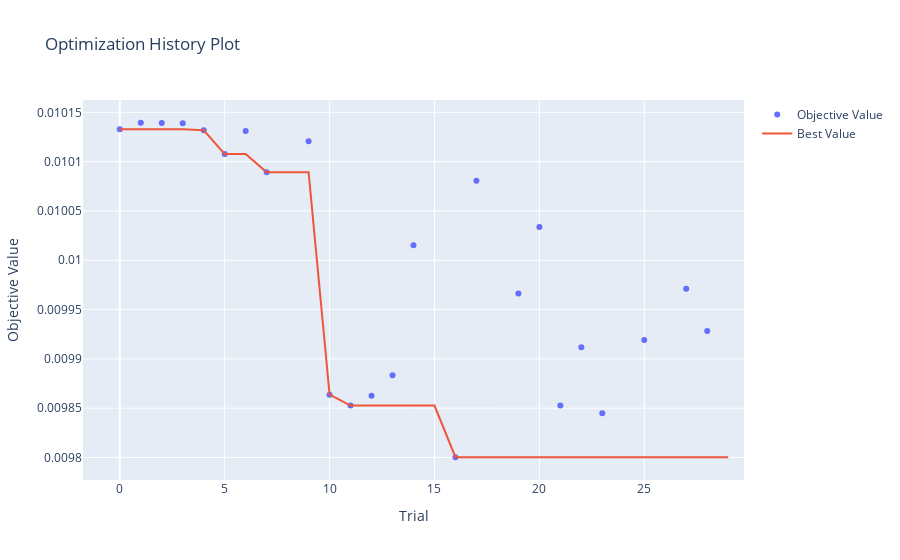
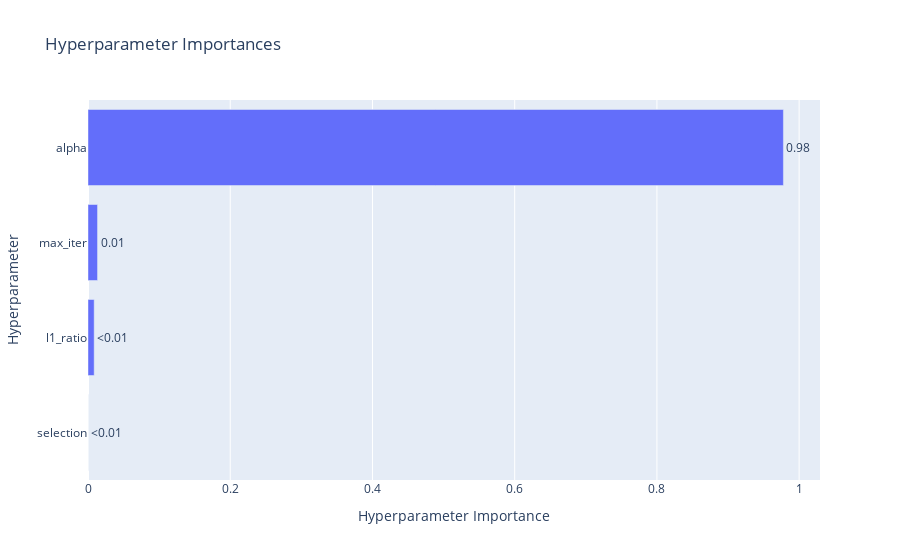
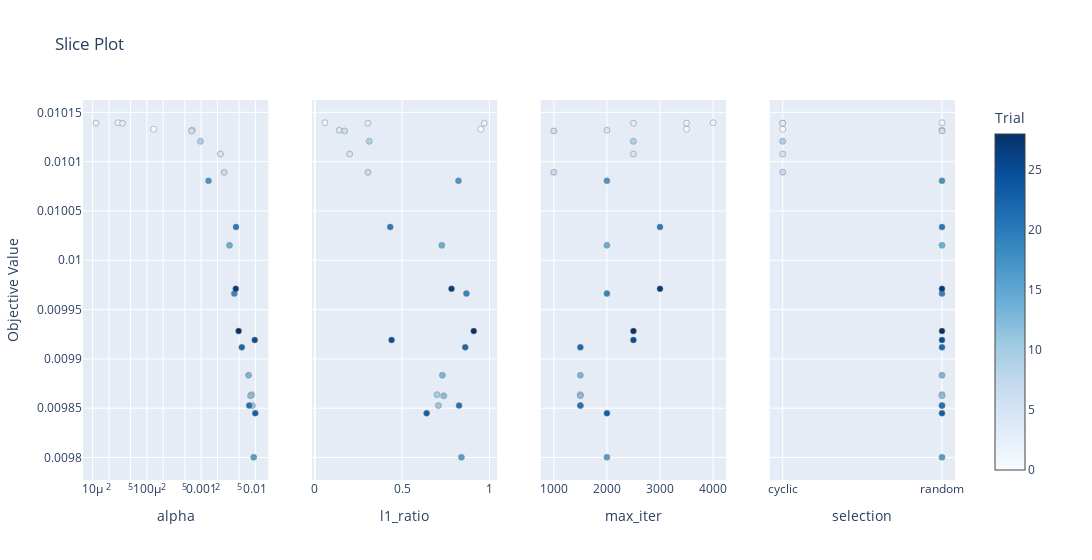
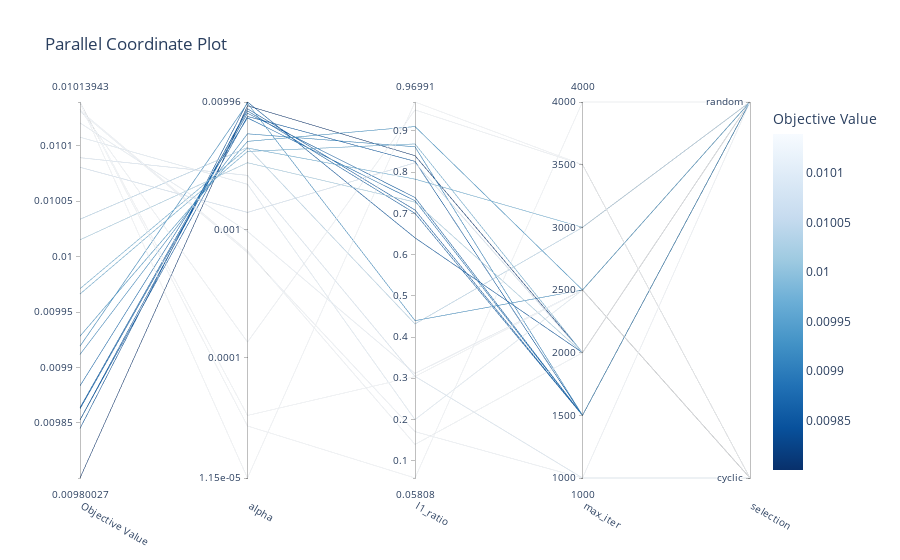

Notebook code for these charts, in order:
### Code cell
vis.plot_optimization_history(study).show()
vis.plot_param_importances(study).show()
vis.plot_slice(study).show()
vis.plot_parallel_coordinate(study).show()
vis.plot_contour(study).show()
vis.plot_edf(study).show()

### Figure 1 — Plotly figure (JSON) as saved in the notebook; plotly's stock layout.template omitted (floating-point values rounded to 4 significant figures)
{"data": [{"mode": "markers", "name": "Objective Value", "x": [0, 1, 2, 3, 4, 5, 6, 7, 9, 10, 11, 12, 13, 14, 16, 17, 19, 20, 21, 22, 23, 25, 27, 28], "y": [0.01013, 0.01014, 0.01014, 0.01014, 0.01013, 0.01011, 0.01013, 0.01009, 0.01012, 0.009864, 0.009853, 0.009863, 0.009883, 0.01002, 0.0098, 0.01008, 0.009966, 0.01003, 0.009853, 0.009912, 0.009845, 0.009919, 0.009971, 0.009928], "type": "scatter"}, {"mode": "lines", "name": "Best Value", "x": [0, 1, 2, 3, 4, 5, 6, 7, 8, 9, 10, 11, 12, 13, 14, 15, 16, 17, 18, 19, 20, 21, 22, 23, 24, 25, 26, 27, 28, 29], "y": [0.01013, 0.01013, 0.01013, 0.01013, 0.01013, 0.01011, 0.01011, 0.01009, 0.01009, 0.01009, 0.009864, 0.009853, 0.009853, 0.009853, 0.009853, 0.009853, 0.0098, 0.0098, 0.0098, 0.0098, 0.0098, 0.0098, 0.0098, 0.0098, 0.0098, 0.0098, 0.0098, 0.0098, 0.0098, 0.0098], "type": "scatter"}, {"marker": {"color": "#cccccc"}, "mode": "markers", "name": "Infeasible Trial", "showlegend": false, "x": [], "y": [], "type": "scatter"}], "layout": {"title": {"text": "Optimization History Plot"}, "xaxis": {"title": {"text": "Trial"}}, "yaxis": {"title": {"text": "Objective Value"}}}}

### Figure 2 — Plotly figure (JSON) as saved in the notebook; plotly's stock layout.template omitted (floating-point values rounded to 4 significant figures)
{"data": [{"cliponaxis": false, "hovertemplate": ["selection (CategoricalDistribution): 2.6950559169746687e-05<extra></extra>", "l1_ratio (FloatDistribution): 0.008696244153435746<extra></extra>", "max_iter (IntDistribution): 0.013415097119294953<extra></extra>", "alpha (FloatDistribution): 0.9778617081680995<extra></extra>"], "name": "Objective Value", "orientation": "h", "text": ["<0.01", "<0.01", "0.01", "0.98"], "textposition": "outside", "x": [2.695e-05, 0.008696, 0.01342, 0.9779], "y": ["selection", "l1_ratio", "max_iter", "alpha"], "type": "bar"}], "layout": {"title": {"text": "Hyperparameter Importances"}, "xaxis": {"title": {"text": "Hyperparameter Importance"}}, "yaxis": {"title": {"text": "Hyperparameter"}}}}

### Figure 3 — Plotly figure (JSON) as saved in the notebook; plotly's stock layout.template omitted (floating-point values rounded to 4 significant figures)
{"data": [{"marker": {"color": [0, 1, 2, 3, 4, 5, 6, 7, 9, 10, 11, 12, 13, 14, 16, 17, 19, 20, 21, 22, 23, 25, 27, 28], "colorbar": {"title": {"text": "Trial"}, "x": 1.0, "xpad": 40}, "colorscale": [[0.0, "rgb(247,251,255)"], [0.125, "rgb(222,235,247)"], [0.25, "rgb(198,219,239)"], [0.375, "rgb(158,202,225)"], [0.5, "rgb(107,174,214)"], [0.625, "rgb(66,146,198)"], [0.75, "rgb(33,113,181)"], [0.875, "rgb(8,81,156)"], [1.0, "rgb(8,48,107)"]], "line": {"color": "Grey", "width": 0.5}, "showscale": true}, "mode": "markers", "name": "Feasible Trial", "showlegend": false, "x": [0.0001329, 2.938e-05, 1.153e-05, 3.55e-05, 0.0006848, 0.002267, 0.0006647, 0.002662, 0.0009718, 0.008497, 0.008824, 0.00814, 0.007484, 0.003341, 0.009311, 0.001368, 0.004093, 0.004395, 0.007682, 0.005621, 0.009959, 0.00973, 0.004353, 0.004906], "y": [0.01013, 0.01014, 0.01014, 0.01014, 0.01013, 0.01011, 0.01013, 0.01009, 0.01012, 0.009864, 0.009853, 0.009863, 0.009883, 0.01002, 0.0098, 0.01008, 0.009966, 0.01003, 0.009853, 0.009912, 0.009845, 0.009919, 0.009971, 0.009928], "type": "scatter", "xaxis": "x", "yaxis": "y"}, {"marker": {"color": [0, 1, 2, 3, 4, 5, 6, 7, 9, 10, 11, 12, 13, 14, 16, 17, 19, 20, 21, 22, 23, 25, 27, 28], "colorbar": {"title": {"text": "Trial"}, "x": 1.0, "xpad": 40}, "colorscale": [[0.0, "rgb(247,251,255)"], [0.125, "rgb(222,235,247)"], [0.25, "rgb(198,219,239)"], [0.375, "rgb(158,202,225)"], [0.5, "rgb(107,174,214)"], [0.625, "rgb(66,146,198)"], [0.75, "rgb(33,113,181)"], [0.875, "rgb(8,81,156)"], [1.0, "rgb(8,48,107)"]], "line": {"color": "Grey", "width": 0.5}, "showscale": false}, "mode": "markers", "name": "Feasible Trial", "showlegend": false, "x": [0.9507, 0.05808, 0.9699, 0.3042, 0.1395, 0.1997, 0.1705, 0.3046, 0.3117, 0.6999, 0.7079, 0.7384, 0.7304, 0.7272, 0.8398, 0.8226, 0.8682, 0.4318, 0.826, 0.8613, 0.6405, 0.4397, 0.7829, 0.9103], "y": [0.01013, 0.01014, 0.01014, 0.01014, 0.01013, 0.01011, 0.01013, 0.01009, 0.01012, 0.009864, 0.009853, 0.009863, 0.009883, 0.01002, 0.0098, 0.01008, 0.009966, 0.01003, 0.009853, 0.009912, 0.009845, 0.009919, 0.009971, 0.009928], "type": "scatter", "xaxis": "x2", "yaxis": "y2"}, {"marker": {"color": [0, 1, 2, 3, 4, 5, 6, 7, 9, 10, 11, 12, 13, 14, 16, 17, 19, 20, 21, 22, 23, 25, 27, 28], "colorbar": {"title": {"text": "Trial"}, "x": 1.0, "xpad": 40}, "colorscale": [[0.0, "rgb(247,251,255)"], [0.125, "rgb(222,235,247)"], [0.25, "rgb(198,219,239)"], [0.375, "rgb(158,202,225)"], [0.5, "rgb(107,174,214)"], [0.625, "rgb(66,146,198)"], [0.75, "rgb(33,113,181)"], [0.875, "rgb(8,81,156)"], [1.0, "rgb(8,48,107)"]], "line": {"color": "Grey", "width": 0.5}, "showscale": false}, "mode": "markers", "name": "Feasible Trial", "showlegend": false, "x": [3500, 4000, 3500, 2500, 2000, 2500, 1000, 1000, 2500, 1500, 1500, 1500, 1500, 2000, 2000, 2000, 2000, 3000, 1500, 1500, 2000, 2500, 3000, 2500], "y": [0.01013, 0.01014, 0.01014, 0.01014, 0.01013, 0.01011, 0.01013, 0.01009, 0.01012, 0.009864, 0.009853, 0.009863, 0.009883, 0.01002, 0.0098, 0.01008, 0.009966, 0.01003, 0.009853, 0.009912, 0.009845, 0.009919, 0.009971, 0.009928], "type": "scatter", "xaxis": "x3", "yaxis": "y3"}, {"marker": {"color": [0, 1, 2, 3, 4, 5, 6, 7, 9, 10, 11, 12, 13, 14, 16, 17, 19, 20, 21, 22, 23, 25, 27, 28], "colorbar": {"title": {"text": "Trial"}, "x": 1.0, "xpad": 40}, "colorscale": [[0.0, "rgb(247,251,255)"], [0.125, "rgb(222,235,247)"], [0.25, "rgb(198,219,239)"], [0.375, "rgb(158,202,225)"], [0.5, "rgb(107,174,214)"], [0.625, "rgb(66,146,198)"], [0.75, "rgb(33,113,181)"], [0.875, "rgb(8,81,156)"], [1.0, "rgb(8,48,107)"]], "line": {"color": "Grey", "width": 0.5}, "showscale": false}, "mode": "markers", "name": "Feasible Trial", "showlegend": false, "x": ["cyclic", "random", "cyclic", "cyclic", "random", "cyclic", "random", "cyclic", "cyclic", "random", "random", "random", "random", "random", "random", "random", "random", "random", "random", "random", "random", "random", "random", "random"], "y": [0.01013, 0.01014, 0.01014, 0.01014, 0.01013, 0.01011, 0.01013, 0.01009, 0.01012, 0.009864, 0.009853, 0.009863, 0.009883, 0.01002, 0.0098, 0.01008, 0.009966, 0.01003, 0.009853, 0.009912, 0.009845, 0.009919, 0.009971, 0.009928], "type": "scatter", "xaxis": "x4", "yaxis": "y4"}], "layout": {"xaxis": {"anchor": "y", "domain": [0.0, 0.2125], "title": {"text": "alpha"}, "type": "log"}, "yaxis": {"anchor": "x", "domain": [0.0, 1.0], "title": {"text": "Objective Value"}}, "xaxis2": {"anchor": "y2", "domain": [0.2625, 0.475], "title": {"text": "l1_ratio"}}, "yaxis2": {"anchor": "x2", "domain": [0.0, 1.0], "matches": "y", "showticklabels": false}, "xaxis3": {"anchor": "y3", "domain": [0.525, 0.7375], "title": {"text": "max_iter"}}, "yaxis3": {"anchor": "x3", "domain": [0.0, 1.0], "matches": "y", "showticklabels": false}, "xaxis4": {"anchor": "y4", "domain": [0.7875, 1.0], "title": {"text": "selection"}, "type": "category", "categoryorder": "array", "categoryarray": ["cyclic", "random"]}, "yaxis4": {"anchor": "x4", "domain": [0.0, 1.0], "matches": "y", "showticklabels": false}, "title": {"text": "Slice Plot"}, "width": 1200}}

### Figure 4 — Plotly figure (JSON) as saved in the notebook; plotly's stock layout.template omitted (floating-point values rounded to 4 significant figures)
{"data": [{"dimensions": [{"label": "Objective Value", "range": [0.0098, 0.01014], "values": [0.01013, 0.01014, 0.01014, 0.01014, 0.01013, 0.01011, 0.01013, 0.01009, 0.01012, 0.009864, 0.009853, 0.009863, 0.009883, 0.01002, 0.0098, 0.01008, 0.009966, 0.01003, 0.009853, 0.009912, 0.009845, 0.009919, 0.009971, 0.009928]}, {"label": "alpha", "range": [-4.938, -2.002], "ticktext": ["1.15e-05", "0.0001", "0.001", "0.00996"], "tickvals": [-4.938, -4, -3, -2.002], "values": [-3.876, -4.532, -4.938, -4.45, -3.164, -2.644, -3.177, -2.575, -3.012, -2.071, -2.054, -2.089, -2.126, -2.476, -2.031, -2.864, -2.388, -2.357, -2.115, -2.25, -2.002, -2.012, -2.361, -2.309]}, {"label": "l1_ratio", "range": [0.05808, 0.9699], "values": [0.9507, 0.05808, 0.9699, 0.3042, 0.1395, 0.1997, 0.1705, 0.3046, 0.3117, 0.6999, 0.7079, 0.7384, 0.7304, 0.7272, 0.8398, 0.8226, 0.8682, 0.4318, 0.826, 0.8613, 0.6405, 0.4397, 0.7829, 0.9103]}, {"label": "max_iter", "range": [1000, 4000], "values": [3500, 4000, 3500, 2500, 2000, 2500, 1000, 1000, 2500, 1500, 1500, 1500, 1500, 2000, 2000, 2000, 2000, 3000, 1500, 1500, 2000, 2500, 3000, 2500]}, {"label": "selection", "range": [0, 1], "ticktext": ["cyclic", "random"], "tickvals": [0, 1], "values": [0, 1, 0, 0, 1, 0, 1, 0, 0, 1, 1, 1, 1, 1, 1, 1, 1, 1, 1, 1, 1, 1, 1, 1]}], "labelangle": 30, "labelside": "bottom", "line": {"color": [0.01013, 0.01014, 0.01014, 0.01014, 0.01013, 0.01011, 0.01013, 0.01009, 0.01012, 0.009864, 0.009853, 0.009863, 0.009883, 0.01002, 0.0098, 0.01008, 0.009966, 0.01003, 0.009853, 0.009912, 0.009845, 0.009919, 0.009971, 0.009928], "colorbar": {"title": {"text": "Objective Value"}}, "colorscale": [[0.0, "rgb(247,251,255)"], [0.125, "rgb(222,235,247)"], [0.25, "rgb(198,219,239)"], [0.375, "rgb(158,202,225)"], [0.5, "rgb(107,174,214)"], [0.625, "rgb(66,146,198)"], [0.75, "rgb(33,113,181)"], [0.875, "rgb(8,81,156)"], [1.0, "rgb(8,48,107)"]], "reversescale": true, "showscale": true}, "type": "parcoords"}], "layout": {"title": {"text": "Parallel Coordinate Plot"}}}
